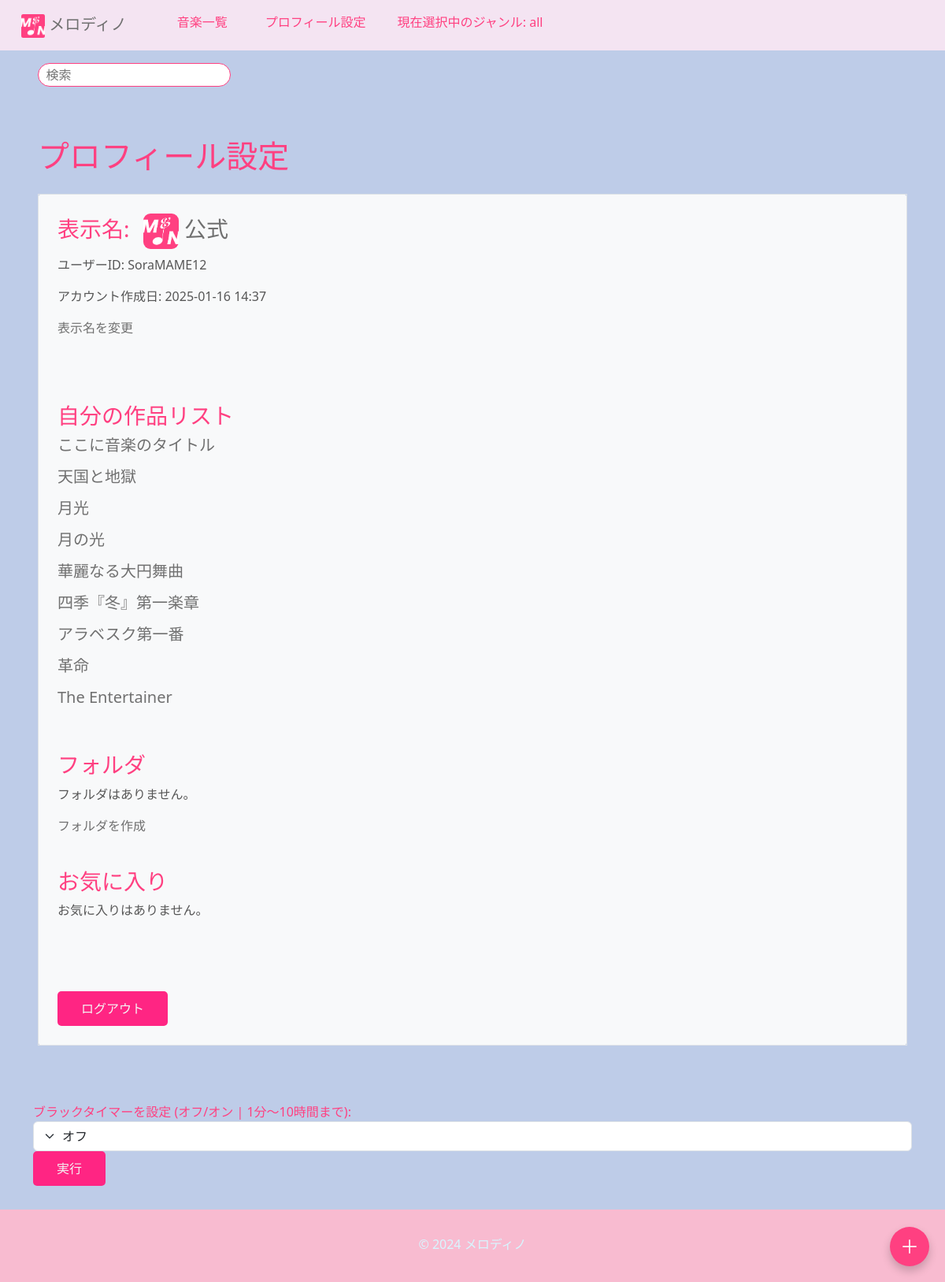
/ongaku/profile/ (signed in), run on an earlier commit of the app's database.
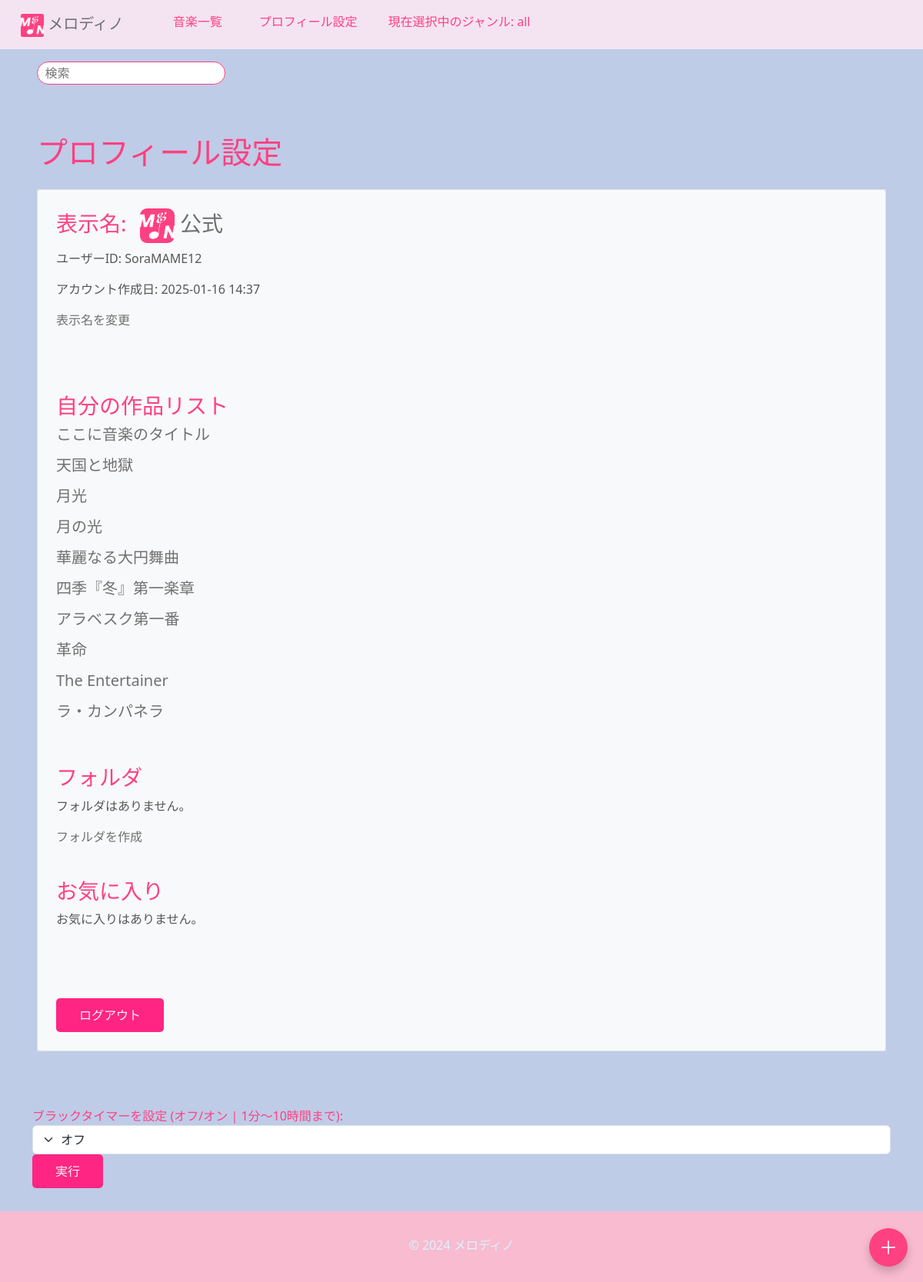
And on a later commit of the database.
### ongaku/models.py (models this page shows, shortened)
class Ongaku(models.Model):
    title = models.CharField(max_length=70, verbose_name="タイトル")
    text = models.TextField(blank=True, default="", verbose_name="説明")
    audio_file = models.FileField(upload_to='music/', null=True, blank=True, verbose_name="音楽ファイル")
    thumbnail = models.ImageField(null=True, blank=True, verbose_name="サムネイル")
    category = models.CharField(
        max_length=100, choices=CATEGORY, null=True, blank=True, verbose_name="カテゴリー"
    )
    custom_category = models.CharField(
        max_length=100,
        blank=True,
        help_text="検索時に見つかりやすくなります。",
        verbose_name="カスタムカテゴリー"
    )
    user = models.ForeignKey(User, on_delete=models.CASCADE, related_name='songs', verbose_name="ユーザー")
    search_count = models.IntegerField(default=0, verbose_name="検索回数")
    play_count = models.IntegerField(default=0, verbose_name="再生回数")
    is_public = models.BooleanField(default=False, verbose_name="公開設定")  # 公開/非公開設定
    created_at = models.DateTimeField(auto_now_add=True, verbose_name="作成日時")  # 投稿日
    ongaku_url = models.URLField(blank=False, null=False, verbose_name="音楽URL")
    favorites = models.ManyToManyField(User, related_name='favorite_songs', blank=True, verbose_name="お気に入り")
    favorited_by = models.ManyToManyField(
        'UserProfile',  # ユーザー情報が保存されているモデル
        related_name='favorite_songs',
        blank=True,
        verbose_name="お気に入りユーザー"
    )
    order = models.PositiveIntegerField(default=0, verbose_name="順序")
    class Meta:
        ordering = ['order']

### ongaku/views.py (the view)
# urls.py: path('profile/', views.profile_list, name='profile_list'),
@login_required
def profile_list(request):
    try:
        userprofile = request.user.userprofile
    except UserProfile.DoesNotExist:
        userprofile = UserProfile.objects.create(user=request.user)
        messages.info(request, "プロフィールが自動的に作成されました。")
    folders = Folder.objects.filter(user=request.user)  # ユーザーのフォルダを取得
    return render(request, 'ongaku/profile_list.html', {'userprofile': userprofile, 'folders': folders})

### ongaku/templates/ongaku/profile_list.html (shortened to what this page needs)
{% extends 'base.html' %}
{% block content %}
<h1 class="c-3 m-4">プロフィール設定</h1>
<div class="c-3 m-4 bg-light rounded" type="kasane">
    <div class="border border_color p-4 mb-4">
        <h3>
            表示名:
            <a href="{% url 'profile' user.pk %}">
                {% if user.userprofile.profile_picture %}
                <img src="{{ user.userprofile.profile_picture.url }}" alt="プロフィール画像" class="profile-picture">
                {% endif %}
                {% if request.user.userprofile.display_name == None %}
                    {{ request.user.userprofile.display_name|default:"匿名" }}{{ user.id }}
                {% else %}
                    {{ request.user.userprofile.display_name|default:"匿名" }}
                {% endif %}
            </a>
        </h3>
        <p>ユーザーID: {{ user.username|default:"なし"  }}</p>
        {% load tz %}
        <p>アカウント作成日: {{ user.date_joined|timezone:"Asia/Tokyo"|date:"Y-m-d H:i" }}</p>
        <a href="{% url 'change_display_name' %}">表示名を変更</a>
        <h3><br></h3>
        <h3><br></h3>
        <h3>自分の作品リスト</h3>
        {% for song in request.user.songs.all %}
            <ul style="margin-left: -40px;">
                <h5><li><a href="{% url 'detail-ongaku' song.pk %}">{{ song.title }}</a></li></h5>
            </ul>
        {% empty %}
            <h5>まだ曲を作成していません。</h5>
        {% endfor %}
        <h3><br></h3>
        <h3>フォルダ</h3>
        {% if folders %}
            <p>フォルダの数: {{ folders.count }}</p>
            <ul style="margin-left: -40px;">
                {% for folder in folders %}
                    <li>
                        <h5>
                            <a href="{% url 'folder_detail' folder.id %}">{{ folder.name }}</a>
                            <form method="POST" action="{% url 'delete_folder' folder.id %}" style="display:inline;">
                                {% csrf_token %}
                                <button type="submit" style="background:none; border:none; color: #ff4081; cursor:pointer; font-size: 20px;" class="btn">✖</button>
                            </form>
                        </h5>
                    </li>
                {% endfor %}
            </ul>
        {% else %}
            <p>フォルダはありません。</p>
        {% endif %}
        <a href="{% url 'create_folder' %}">フォルダを作成</a>
        <h3><br></h3>
        <h3>お気に入り</h3>
        {% for song in request.user.favorite_songs.all %}
            <ul style="margin-left: -40px;">
                <h5>
                    <li>
                        <a href="{% url 'detail-ongaku' song.pk %}">{{ song.title }}</a>
                    </li>
                </h5>
            </ul>
        {% empty %}
            <p>お気に入りはありません。</p>
        {% endfor %}
        <h3><br><br></h3>
        {% if request.user.is_authenticated %}
            <form method="post" action="{% url 'accounts:logout' %}">
                <button type="btn" class="submit" type="submit">ログアウト</button>
            </form>
        {% endif %}
    </div>
</div>
{% endblock %}

What changed in the data, as far as the page shows it:
added Ongaku: title "ラ・カンパネラ"
